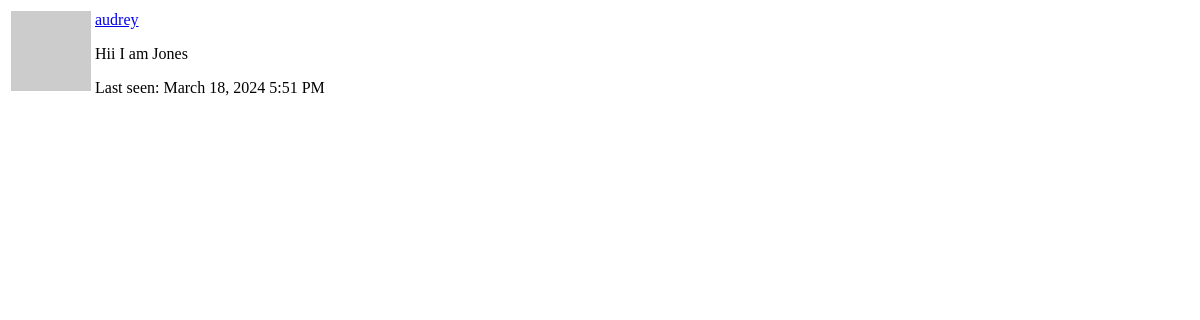
/user/audrey/popup (signed in), run on an earlier commit of the app's database.
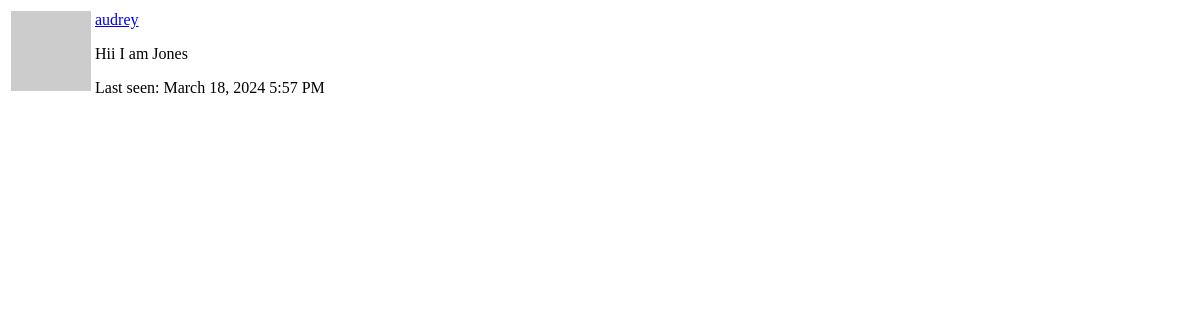
And on a later commit of the database.
### home/models.py (models this page shows, shortened)
class User(UserMixin, db.Model):
    __tablename__ = 'users'
    id = db.Column(db.Integer, primary_key=True)
    username = db.Column(db.String(64), index=True, unique=True)
    email = db.Column(db.String(64), index=True, unique=True)
    password_hash = db.Column(db.String(128))
    about_me = db.Column(db.String(120))
    last_seen = db.Column(db.DateTime, default=datetime.utcnow)
    conversation = db.relationship('Conversation', backref='author', lazy='dynamic')
    bank_account = db.relationship('BankAccount', uselist=False)
    def avatar(self, size):
        digest = md5(self.email.lower().encode('utf-8')).hexdigest()
        return f'https://www.gravatar.com/avatar/{digest}?d=identicon&s={size}'

### home/routes.py (the view)
@app.route('/user/<username>/popup')
@login_required
def user_popup(username):
    user = User.query.filter_by(username=username).first_or_404()
    return render_template(
        'user_popup.html',
        user=user)

### home/routes.py (called while the page is built)
@login.user_loader
def load_user(user_id):
    return User.query.get(int(user_id))

@app.before_request
def before_request():
    if current_user.is_authenticated:
        current_user.last_seen = datetime.utcnow()
        db.session.commit()

### home/session_tracker.py (called while the page is built)
@app.before_request
def before_request():
    if 'user_id' in session:
        session.permanent = True

### home/templates/user_popup.html
<table class="table table-hover">
    <tr valign='top'>
        <td width='70px'>
            <img src=" {{ user.avatar(36) }} ">
        </td>
        <td>
            <p>
                <a href="{{ url_for('user', username=user.username) }}">
                    {{ user.username }}
                </a>
            </p>
            {% if user.about_me %}
            <p>
                    {{ user.about_me }}
            </p>
            {% endif %}
            <p>
                    Last seen: {{ moment(user.last_seen).format('LLL') }}
            </p>
        </td>
    </tr>
</table>

What changed in the data, as far as the page shows it:
changed User "audrey": last_seen "March 18, 2024 5:51 PM" → "March 18, 2024 5:57 PM"
